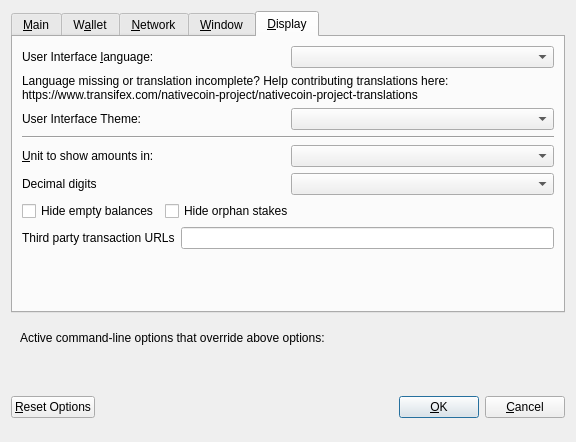
<?xml version="1.0" encoding="UTF-8"?>
<ui version="4.0">
 <class>OptionsDialog</class>
 <widget class="QDialog" name="OptionsDialog">
  <property name="geometry">
   <rect>
    <x>0</x>
    <y>0</y>
    <width>576</width>
    <height>442</height>
   </rect>
  </property>
  <property name="windowTitle">
   <string>Options</string>
  </property>
  <property name="modal">
   <bool>true</bool>
  </property>
  <layout class="QVBoxLayout" name="verticalLayout">
   <item>
    <widget class="QTabWidget" name="tabWidget">
     <property name="currentIndex">
      <number>4</number>
     </property>
     <widget class="QWidget" name="tabMain">
      <attribute name="title">
       <string>&amp;Main</string>
      </attribute>
      <layout class="QVBoxLayout" name="verticalLayout_Main">
       <item>
        <widget class="QCheckBox" name="bitcoinAtStartup">
         <property name="toolTip">
          <string>Automatically start NativeCoin after logging in to the system.</string>
         </property>
         <property name="text">
          <string>&amp;Start NativeCoin on system login</string>
         </property>
        </widget>
       </item>
       <item>
        <layout class="QHBoxLayout" name="horizontalLayout_2_Main">
         <item>
          <widget class="QLabel" name="databaseCacheLabel">
           <property name="text">
            <string>Size of &amp;database cache</string>
           </property>
           <property name="textFormat">
            <enum>Qt::PlainText</enum>
           </property>
           <property name="buddy">
            <cstring>databaseCache</cstring>
           </property>
          </widget>
         </item>
         <item>
          <widget class="QSpinBox" name="databaseCache"/>
         </item>
         <item>
          <widget class="QLabel" name="databaseCacheUnitLabel">
           <property name="text">
            <string>MB</string>
           </property>
           <property name="textFormat">
            <enum>Qt::PlainText</enum>
           </property>
          </widget>
         </item>
         <item>
          <spacer name="horizontalSpacer_2_Main">
           <property name="orientation">
            <enum>Qt::Horizontal</enum>
           </property>
           <property name="sizeHint" stdset="0">
            <size>
             <width>40</width>
             <height>20</height>
            </size>
           </property>
          </spacer>
         </item>
        </layout>
       </item>
       <item>
        <layout class="QHBoxLayout" name="horizontalLayout_3_Main">
         <item>
          <widget class="QLabel" name="threadsScriptVerifLabel">
           <property name="text">
            <string>Number of script &amp;verification threads</string>
           </property>
           <property name="textFormat">
            <enum>Qt::PlainText</enum>
           </property>
           <property name="buddy">
            <cstring>threadsScriptVerif</cstring>
           </property>
          </widget>
         </item>
         <item>
          <widget class="QSpinBox" name="threadsScriptVerif">
           <property name="toolTip">
            <string>(0 = auto, &lt;0 = leave that many cores free)</string>
           </property>
          </widget>
         </item>
         <item>
          <spacer name="horizontalSpacer_3_Main">
           <property name="orientation">
            <enum>Qt::Horizontal</enum>
           </property>
           <property name="sizeHint" stdset="0">
            <size>
             <width>40</width>
             <height>20</height>
            </size>
           </property>
          </spacer>
         </item>
        </layout>
       </item>
       <item>
        <spacer name="verticalSpacer_2">
         <property name="orientation">
          <enum>Qt::Vertical</enum>
         </property>
         <property name="sizeHint" stdset="0">
          <size>
           <width>20</width>
           <height>40</height>
          </size>
         </property>
        </spacer>
       </item>
       <item>
        <layout class="QHBoxLayout" name="horiz-autominting-layout">
         <!-- <item>
          <widget class="QCheckBox" name="checkBoxZeromintEnable">
           <property name="toolTip">
            <string>Enable automatic minting of N8V units to zNATIVE</string>
           </property>
           <property name="layoutDirection">
            <enum>Qt::LeftToRight</enum>
           </property>
           <property name="text">
            <string>Enable zNATIVE Automint</string>
           </property>
          </widget>
         </item> -->
         <!-- <item>
          <widget class="QCheckBox" name="checkBoxZeromintAddresses">
           <property name="toolTip">
            <string>Enable automatic zNATIVE minting from specific addresses</string>
           </property>
           <property name="layoutDirection">
            <enum>Qt::LeftToRight</enum>
           </property>
           <property name="text">
            <string>Enable Automint Addresses</string>
           </property>
          </widget>
         </item> -->
        </layout>
       </item>
       <item>
        <layout class="QHBoxLayout" name="horizontalLayout_3">
         <!-- <item>
          <widget class="QLabel" name="percentage_label">
           <property name="toolTip">
            <string>Percentage of incoming N8V which get automatically converted to zNATIVE via Zerocoin Protocol (min: 10%)</string>
           </property>
           <property name="text">
            <string>Percentage of autominted zNATIVE</string>
           </property>
          </widget>
         </item> -->
         <!-- <item>
          <widget class="QSpinBox" name="zeromintPercentage">
           <property name="minimum">
            <number>1</number>
           </property>
           <property name="maximum">
            <number>100</number>
           </property>
          </widget>
         </item> -->
        </layout>
       </item>
       <item>
         <layout class="QHBoxLayout" name="horizontalLayout" stretch="0,0">
         <!--<property name="sizeConstraint">
          <enum>QLayout::SetFixedSize</enum>
         </property>
         <item>
          <widget class="QLabel" name="labelPreferredDenom">
           <property name="maximumSize">
            <size>
             <width>16777215</width>
             <height>16777215</height>
            </size>
           </property>
           <property name="toolTip">
            <string>Wait with automatic conversion to Zerocoin until enough N8V for this denomination is available</string>
           </property>
           <property name="text">
            <string>Preferred Automint zNATIVE Denomination</string>
           </property>
          </widget>
         </item>
         <item>
          <widget class="QComboBox" name="preferredDenom">
           <property name="maximumSize">
            <size>
             <width>16777215</width>
             <height>27</height>
            </size>
           </property>
           <property name="toolTip">
            <string>Wait with automatic conversion to Zerocoin until enough N8V for this denomination is available</string>
           </property>
           <property name="maxVisibleItems">
            <number>9</number>
           </property>
           <property name="maxCount">
            <number>9</number>
           </property>
          </widget>
         </item> -->
        </layout>
       </item>
      </layout>
     </widget>
     <widget class="QWidget" name="tabWallet">
      <attribute name="title">
       <string>W&amp;allet</string>
      </attribute>
      <layout class="QVBoxLayout" name="verticalLayout_Wallet">
       <item>
        <layout class="QHBoxLayout" name="horizontalLayout_2_Wallet">
         <item>
          <widget class="QLabel" name="labelStakeSplitThresholdText">
           <property name="text">
            <string>Stake split threshold:</string>
           </property>
          </widget>
         </item>
         <item>
          <widget class="QSpinBox" name="spinBoxStakeSplitThreshold">
           <property name="minimum">
            <number>1</number>
           </property>
           <property name="maximum">
            <number>999999</number>
           </property>
          </widget>
         </item>
        </layout>
       </item>
       <item>
        <widget class="QGroupBox" name="groupBox">
         <property name="title">
          <string>Expert</string>
         </property>
         <layout class="QVBoxLayout" name="verticalLayout_2">
          <item>
           <widget class="QCheckBox" name="coinControlFeatures">
            <property name="toolTip">
             <string>Whether to show coin control features or not.</string>
            </property>
            <property name="text">
             <string>Enable coin &amp;control features</string>
            </property>
           </widget>
          </item>
          <item>
           <widget class="QCheckBox" name="showMasternodesTab">
            <property name="toolTip">
             <string>Show additional tab listing all your masternode in first sub-tab&lt;br/&gt;and all masternodes on the network in second sub-tab.</string>
            </property>
            <property name="text">
             <string>Show Masternodes Tab</string>
            </property>
           </widget>
          </item>
          <item>
           <widget class="QCheckBox" name="spendZeroConfChange">
            <property name="toolTip">
             <string>If you disable the spending of unconfirmed change, the change from a transaction&lt;br/&gt;cannot be used until that transaction has at least one confirmation.&lt;br/&gt;This also affects how your balance is computed.</string>
            </property>
            <property name="text">
             <string>&amp;Spend unconfirmed change</string>
            </property>
           </widget>
          </item>
         </layout>
        </widget>
       </item>
       <item>
        <spacer name="verticalSpacer_Wallet">
         <property name="orientation">
          <enum>Qt::Vertical</enum>
         </property>
         <property name="sizeHint" stdset="0">
          <size>
           <width>20</width>
           <height>40</height>
          </size>
         </property>
        </spacer>
       </item>
      </layout>
     </widget>
     <widget class="QWidget" name="tabNetwork">
      <attribute name="title">
       <string>&amp;Network</string>
      </attribute>
      <layout class="QVBoxLayout" name="verticalLayout_Network">
       <item>
        <widget class="QCheckBox" name="mapPortUpnp">
         <property name="toolTip">
          <string>Automatically open the NativeCoin client port on the router. This only works when your router supports UPnP and it is enabled.</string>
         </property>
         <property name="text">
          <string>Map port using &amp;UPnP</string>
         </property>
        </widget>
       </item>
       <item>
        <widget class="QCheckBox" name="allowIncoming">
         <property name="toolTip">
          <string>Accept connections from outside</string>
         </property>
         <property name="text">
          <string>Allow incoming connections</string>
         </property>
        </widget>
       </item>
       <item>
        <widget class="QCheckBox" name="connectSocks">
         <property name="toolTip">
          <string>Connect to the NativeCoin network through a SOCKS5 proxy.</string>
         </property>
         <property name="text">
          <string>&amp;Connect through SOCKS5 proxy (default proxy):</string>
         </property>
        </widget>
       </item>
       <item>
        <layout class="QHBoxLayout" name="horizontalLayout_1_Network">
         <item>
          <widget class="QLabel" name="proxyIpLabel">
           <property name="text">
            <string>Proxy &amp;IP:</string>
           </property>
           <property name="textFormat">
            <enum>Qt::PlainText</enum>
           </property>
           <property name="buddy">
            <cstring>proxyIp</cstring>
           </property>
          </widget>
         </item>
         <item>
          <widget class="QValidatedLineEdit" name="proxyIp">
           <property name="minimumSize">
            <size>
             <width>140</width>
             <height>0</height>
            </size>
           </property>
           <property name="maximumSize">
            <size>
             <width>140</width>
             <height>16777215</height>
            </size>
           </property>
           <property name="toolTip">
            <string>IP address of the proxy (e.g. IPv4: 127.0.0.1 / IPv6: ::1)</string>
           </property>
          </widget>
         </item>
         <item>
          <widget class="QLabel" name="proxyPortLabel">
           <property name="text">
            <string>&amp;Port:</string>
           </property>
           <property name="textFormat">
            <enum>Qt::PlainText</enum>
           </property>
           <property name="buddy">
            <cstring>proxyPort</cstring>
           </property>
          </widget>
         </item>
         <item>
          <widget class="QLineEdit" name="proxyPort">
           <property name="minimumSize">
            <size>
             <width>55</width>
             <height>0</height>
            </size>
           </property>
           <property name="maximumSize">
            <size>
             <width>55</width>
             <height>16777215</height>
            </size>
           </property>
           <property name="toolTip">
            <string>Port of the proxy (e.g. 9050)</string>
           </property>
          </widget>
         </item>
         <item>
          <spacer name="horizontalSpacer_1_Network">
           <property name="orientation">
            <enum>Qt::Horizontal</enum>
           </property>
           <property name="sizeHint" stdset="0">
            <size>
             <width>40</width>
             <height>20</height>
            </size>
           </property>
          </spacer>
         </item>
        </layout>
       </item>
       <item>
        <spacer name="verticalSpacer_Network">
         <property name="orientation">
          <enum>Qt::Vertical</enum>
         </property>
         <property name="sizeHint" stdset="0">
          <size>
           <width>20</width>
           <height>40</height>
          </size>
         </property>
        </spacer>
       </item>
      </layout>
     </widget>
     <widget class="QWidget" name="tabWindow">
      <attribute name="title">
       <string>&amp;Window</string>
      </attribute>
      <layout class="QVBoxLayout" name="verticalLayout_Window">
       <item>
        <widget class="QCheckBox" name="minimizeToTray">
         <property name="toolTip">
          <string>Show only a tray icon after minimizing the window.</string>
         </property>
         <property name="text">
          <string>&amp;Minimize to the tray instead of the taskbar</string>
         </property>
        </widget>
       </item>
       <item>
        <widget class="QCheckBox" name="minimizeOnClose">
         <property name="toolTip">
          <string>Minimize instead of exit the application when the window is closed. When this option is enabled, the application will be closed only after selecting Quit in the menu.</string>
         </property>
         <property name="text">
          <string>M&amp;inimize on close</string>
         </property>
        </widget>
       </item>
       <item>
        <spacer name="verticalSpacer_Window">
         <property name="orientation">
          <enum>Qt::Vertical</enum>
         </property>
         <property name="sizeHint" stdset="0">
          <size>
           <width>20</width>
           <height>40</height>
          </size>
         </property>
        </spacer>
       </item>
      </layout>
     </widget>
     <widget class="QWidget" name="tabDisplay">
      <attribute name="title">
       <string>&amp;Display</string>
      </attribute>
      <layout class="QVBoxLayout" name="verticalLayout_Display">
       <item>
        <layout class="QHBoxLayout" name="horizontalLayout_1_Display">
         <item>
          <widget class="QLabel" name="langLabel">
           <property name="text">
            <string>User Interface &amp;language:</string>
           </property>
           <property name="textFormat">
            <enum>Qt::PlainText</enum>
           </property>
           <property name="buddy">
            <cstring>lang</cstring>
           </property>
          </widget>
         </item>
         <item>
          <widget class="QValueComboBox" name="lang">
           <property name="toolTip">
            <string>The user interface language can be set here. This setting will take effect after restarting nativecoin.</string>
           </property>
          </widget>
         </item>
        </layout>
       </item>
       <item>
        <widget class="QLabel" name="label_3">
         <property name="toolTip">
          <string notr="true"/>
         </property>
         <property name="statusTip">
          <string notr="true"/>
         </property>
         <property name="whatsThis">
          <string notr="true"/>
         </property>
         <property name="accessibleName">
          <string notr="true"/>
         </property>
         <property name="text">
          <string>Language missing or translation incomplete? Help contributing translations here:
https://www.transifex.com/nativecoin-project/nativecoin-project-translations</string>
         </property>
         <property name="wordWrap">
          <bool>true</bool>
         </property>
         <property name="openExternalLinks">
          <bool>true</bool>
         </property>
         <property name="textInteractionFlags">
          <set>Qt::TextBrowserInteraction</set>
         </property>
        </widget>
       </item>
       <item>
        <layout class="QHBoxLayout" name="horizontalLayout_2_Display" stretch="0,0">
         <item>
          <widget class="QLabel" name="themeLabel">
           <property name="text">
            <string>User Interface Theme:</string>
           </property>
          </widget>
         </item>
         <item>
          <widget class="QValueComboBox" name="theme"/>
         </item>
        </layout>
       </item>
       <item>
        <widget class="Line" name="line">
         <property name="orientation">
          <enum>Qt::Horizontal</enum>
         </property>
        </widget>
       </item>
       <item>
        <layout class="QHBoxLayout" name="horizontalLayout_3_Display">
         <item>
          <widget class="QLabel" name="unitLabel">
           <property name="text">
            <string>&amp;Unit to show amounts in:</string>
           </property>
           <property name="textFormat">
            <enum>Qt::PlainText</enum>
           </property>
           <property name="buddy">
            <cstring>unit</cstring>
           </property>
          </widget>
         </item>
         <item>
          <widget class="QValueComboBox" name="unit">
           <property name="toolTip">
            <string>Choose the default subdivision unit to show in the interface and when sending coins.</string>
           </property>
          </widget>
         </item>
        </layout>
       </item>
       <item>
        <layout class="QHBoxLayout" name="horizontalLayout_4_Display">
         <item>
          <widget class="QLabel" name="digitsLabel">
           <property name="text">
            <string>Decimal digits</string>
           </property>
          </widget>
         </item>
         <item>
          <widget class="QValueComboBox" name="digits"/>
         </item>
        </layout>
       </item>
       <item>
        <layout class="QHBoxLayout" name="horizontalLayout_5_Display">
         <item>
          <widget class="QCheckBox" name="checkBoxHideZeroBalances">
           <property name="toolTip">
            <string>Hide empty balances</string>
           </property>
           <property name="layoutDirection">
            <enum>Qt::LeftToRight</enum>
           </property>
           <property name="text">
            <string>Hide empty balances</string>
           </property>
          </widget>
         </item>
         <item>
          <widget class="QCheckBox" name="checkBoxHideOrphans">
           <property name="toolTip">
            <string>Hide orphan stakes in transaction lists</string>
           </property>
           <property name="text">
            <string>Hide orphan stakes</string>
           </property>
          </widget>
         </item>
         <item>
          <spacer name="horizontalSpacer">
           <property name="orientation">
            <enum>Qt::Horizontal</enum>
           </property>
           <property name="sizeHint" stdset="0">
            <size>
             <width>40</width>
             <height>20</height>
            </size>
           </property>
          </spacer>
         </item>
        </layout>
       </item>
       <item>
        <layout class="QHBoxLayout" name="horizontalLayout_6_Display">
         <item>
          <widget class="QLabel" name="thirdPartyTxUrlsLabel">
           <property name="toolTip">
            <string>Third party URLs (e.g. a block explorer) that appear in the transactions tab as context menu items. %s in the URL is replaced by transaction hash. Multiple URLs are separated by vertical bar |.</string>
           </property>
           <property name="text">
            <string>Third party transaction URLs</string>
           </property>
           <property name="buddy">
            <cstring>thirdPartyTxUrls</cstring>
           </property>
          </widget>
         </item>
         <item>
          <widget class="QLineEdit" name="thirdPartyTxUrls">
           <property name="toolTip">
            <string>Third party URLs (e.g. a block explorer) that appear in the transactions tab as context menu items. %s in the URL is replaced by transaction hash. Multiple URLs are separated by vertical bar |.</string>
           </property>
          </widget>
         </item>
        </layout>
       </item>
       <item>
        <spacer name="verticalSpacer">
         <property name="orientation">
          <enum>Qt::Vertical</enum>
         </property>
         <property name="sizeHint" stdset="0">
          <size>
           <width>20</width>
           <height>40</height>
          </size>
         </property>
        </spacer>
       </item>
      </layout>
     </widget>
    </widget>
   </item>
   <item>
    <widget class="QFrame" name="frame">
     <layout class="QVBoxLayout" name="verticalLayout_Bottom">
      <item>
       <layout class="QHBoxLayout" name="horizontalLayout_Bottom">
        <item>
         <widget class="QLabel" name="overriddenByCommandLineInfoLabel">
          <property name="text">
           <string>Active command-line options that override above options:</string>
          </property>
          <property name="textFormat">
           <enum>Qt::PlainText</enum>
          </property>
         </widget>
        </item>
        <item>
         <spacer name="horizontalSpacer_Bottom">
          <property name="orientation">
           <enum>Qt::Horizontal</enum>
          </property>
          <property name="sizeHint" stdset="0">
           <size>
            <width>40</width>
            <height>20</height>
           </size>
          </property>
         </spacer>
        </item>
       </layout>
      </item>
      <item>
       <widget class="QLabel" name="overriddenByCommandLineLabel">
        <property name="text">
         <string/>
        </property>
        <property name="textFormat">
         <enum>Qt::PlainText</enum>
        </property>
        <property name="wordWrap">
         <bool>true</bool>
        </property>
       </widget>
      </item>
     </layout>
    </widget>
   </item>
   <item>
    <layout class="QHBoxLayout" name="horizontalLayout_Buttons">
     <item>
      <widget class="QPushButton" name="resetButton">
       <property name="toolTip">
        <string>Reset all client options to default.</string>
       </property>
       <property name="text">
        <string>&amp;Reset Options</string>
       </property>
       <property name="autoDefault">
        <bool>false</bool>
       </property>
      </widget>
     </item>
     <item>
      <spacer name="horizontalSpacer_1">
       <property name="orientation">
        <enum>Qt::Horizontal</enum>
       </property>
       <property name="sizeHint" stdset="0">
        <size>
         <width>40</width>
         <height>48</height>
        </size>
       </property>
      </spacer>
     </item>
     <item>
      <widget class="QLabel" name="statusLabel">
       <property name="minimumSize">
        <size>
         <width>200</width>
         <height>0</height>
        </size>
       </property>
       <property name="font">
        <font>
         <weight>75</weight>
         <bold>true</bold>
        </font>
       </property>
       <property name="text">
        <string/>
       </property>
       <property name="textFormat">
        <enum>Qt::PlainText</enum>
       </property>
       <property name="wordWrap">
        <bool>true</bool>
       </property>
      </widget>
     </item>
     <item>
      <spacer name="horizontalSpacer_2">
       <property name="orientation">
        <enum>Qt::Horizontal</enum>
       </property>
       <property name="sizeHint" stdset="0">
        <size>
         <width>40</width>
         <height>48</height>
        </size>
       </property>
      </spacer>
     </item>
     <item>
      <widget class="QPushButton" name="okButton">
       <property name="text">
        <string>&amp;OK</string>
       </property>
       <property name="autoDefault">
        <bool>false</bool>
       </property>
       <property name="default">
        <bool>true</bool>
       </property>
      </widget>
     </item>
     <item>
      <widget class="QPushButton" name="cancelButton">
       <property name="text">
        <string>&amp;Cancel</string>
       </property>
       <property name="autoDefault">
        <bool>false</bool>
       </property>
      </widget>
     </item>
    </layout>
   </item>
  </layout>
 </widget>
 <customwidgets>
  <customwidget>
   <class>QValidatedLineEdit</class>
   <extends>QLineEdit</extends>
   <header>qvalidatedlineedit.h</header>
  </customwidget>
  <customwidget>
   <class>QValueComboBox</class>
   <extends>QComboBox</extends>
   <header>qvaluecombobox.h</header>
  </customwidget>
 </customwidgets>
 <resources/>
 <connections/>
</ui>
